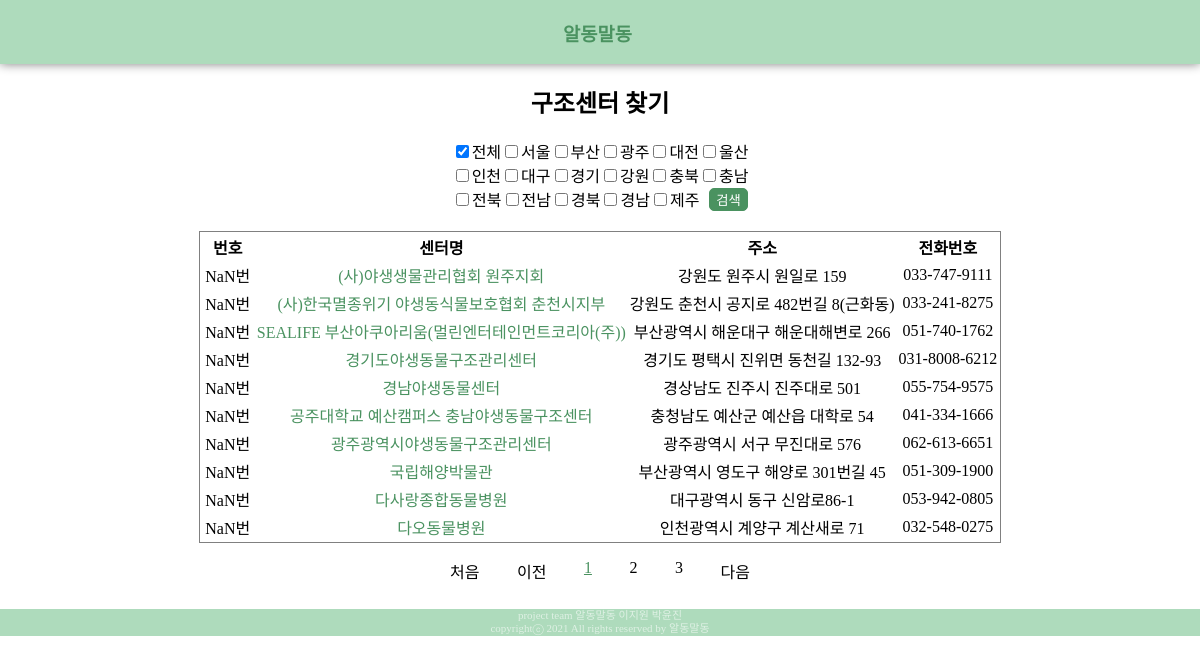
/sub1/, run on the app's committed database.
### sub1app/models.py (models this page shows, shortened)
class RescueCenter(models.Model):
    name = models.CharField(max_length=30)
    address_road = models.CharField(max_length=50)
    address_parcdel = models.CharField(max_length=50, null=True)
    latitude = models.CharField(max_length=50, null=True)
    longitude = models.CharField(max_length=50, null=True)
    opentime = models.CharField(max_length=30)
    closetime = models.CharField(max_length=30)
    dayoff = models.CharField(max_length=30, null=True)
    designated = models.DateField(null=True, )
    area = models.TextField(null=True)
    num_Vet = models.IntegerField(null=True)
    num_Researcher = models.IntegerField(null=True)
    room_consulation = models.IntegerField(null=True)
    room_operating = models.IntegerField(null=True)
    room_image = models.IntegerField(null=True)
    room_hospital = models.IntegerField(null=True)
    room_genetic = models.IntegerField(null=True)
    room_remedical = models.IntegerField(null=True)
    room_isolated = models.IntegerField(null=True)
    num_vehicle = models.IntegerField(null=True)
    box	= models.TextField(null=True)
    equipment_trep = models.TextField(null=True)
    equipment_medical = models.TextField(null=True)
    explain	= models.TextField(null=True)
    representative = models.TextField(null=True)
    tel = models.CharField(max_length = 30)
    XXX = models.CharField(max_length=30)

### sub1app/views.py (the view)
# urls.py: path('', views.searchRC, name='searchRC'),
def searchRC(request):
    context = {}
    page = request.GET.get('page', 1) #페이지 디폴트 값1
    contents = RescueCenter.objects.all()
    if request.method == "POST":
        regions = request.POST.getlist('regions[]')
        print(regions)
        if '전체' in regions :
            context['results'] = contents
            context['regions'] = ["전체"]
            return render(request, 'sub1app/searchRc.html', context)
        else :
            results = contents.filter(XXX='임시')
            for reg in regions:
                temp = contents.filter(XXX=reg)
                results  = results.union(temp)
            context['results'] = results
            context['regions'] = regions
            return render(request, 'sub1app/searchRc.html', context)
    else :
        paginator = Paginator(contents, 10)#페이지 당 10개씩
        page_obj = paginator.get_page(page)
        context['results'] = page_obj
        context['regions'] = ["전체"]
        return render(request, 'sub1app/searchRc.html', context)

### sub1app/templates/sub1app/searchRC.html (shortened to what this page needs)
{% extends 'base.html' %}
{% load static %}
{% block style %}
    <link rel="stylesheet" href="{% static 'sub1app/searchRC.css' %}"  type='text/css'>
{% endblock %}
{% block content %}
    <h2>구조센터 찾기</h2>
    <form actions="{% url 'sub1app:searchRC' %}" method = "POST">
        <div class="options">
            <input type="checkbox" name="regions[]" value="전체" {% if '전체' in regions %}checked{% endif %}> 전체
            <input type="checkbox" name="regions[]" value="서울" {% if '서울' in regions %}checked{% endif %}> 서울
            <input type="checkbox" name="regions[]" value="부산" {% if '부산' in regions %}checked{% endif %}> 부산
            <input type="checkbox" name="regions[]" value="광주" {% if '광주' in regions %}checked{% endif %}> 광주
            <input type="checkbox" name="regions[]" value="대전" {% if '대전' in regions %}checked{% endif %}> 대전
            <input type="checkbox" name="regions[]" value="울산" {% if '울산' in regions %}checked{% endif %}> 울산<br>
            <input type="checkbox" name="regions[]" value="인천" {% if '인천' in regions %}checked{% endif %}> 인천
            <input type="checkbox" name="regions[]" value="대구" {% if '대구' in regions %}checked{% endif %}> 대구
            <input type="checkbox" name="regions[]" value="경기" {% if '경기' in regions %}checked{% endif %}> 경기
            <input type="checkbox" name="regions[]" value="강원" {% if '강원' in regions %}checked{% endif %}> 강원
            <input type="checkbox" name="regions[]" value="충북" {% if '충북' in regions %}checked{% endif %}> 충북
            <input type="checkbox" name="regions[]" value="충남" {% if '충남' in regions %}checked{% endif %}> 충남<br>
            <input type="checkbox" name="regions[]" value="전북" {% if '전북' in regions %}checked{% endif %}> 전북
            <input type="checkbox" name="regions[]" value="전남" {% if '전남' in regions %}checked{% endif %}> 전남
            <input type="checkbox" name="regions[]" value="경북" {% if '경북' in regions %}checked{% endif %}> 경북
            <input type="checkbox" name="regions[]" value="경남" {% if '경남' in regions %}checked{% endif %}> 경남
            <input type="checkbox" name="regions[]" value="제주" {% if '제주' in regions %}checked{% endif %}> 제주
            <button id="searchbtn" type = "submit">검색</button>
        </div>
    </form>
    <div class="list_RC">
        <table class="data_table">
            <thead>
            <tr>
                <td style="width: 50px;"><B>번호</B></td>
                <td><B>센터명</B></td>
                <td><B>주소</B></td>
                <td><B>전화번호</B></td>
            </tr>
            </thead>
            <tbody>
            {% for data in results %}
            <tr>
                <td><span class="linum">{{ data.pk }}</span>번</td>
                <td class="link"><a href="{% url 'sub1app:center_info' data.pk %}">{{ data.name }} </a></td>
                <td>{{ data.address_road}}</td>
                <td>{{ data.tel }}</td>
            </tr>
            {% empty %}
                데이터가 없습니다.
            {% endfor %}
        </table>
    </div>
    <div class="pages">
        <ul class="pagination">
            <li class="page-item">
                <a class="page-link" href="?page=1">처음</a>
            </li>
            {% if results.has_previous %}
            <li class="page-item">
                <a class="page-link" href="?page={{ results.previous_page_number }}">이전</a>
            </li>
            {% else %}
            <li class="page-item">
                <a class="page-link" tabindex="-1" aria-disabled="true" href="#">이전</a>
            </li>
            {% endif %}
            {% for page_number in results.paginator.page_range %}
                {% if page_number >= results.number|add:-2 and page_number <= results.number|add:2 %}
                    {% if page_number == results.number %}
                    <li class="page-item-active">
                        <a class="page-link" href="?page={{ page_number }}">{{ page_number }}</a>
                    </li>
                    {% else %}
                    <li class="page-item">
                        <a class="page-link" href="?page={{ page_number }}">{{ page_number }}</a>
                    </li>
                    {% endif %}
                {% endif %}
            {% endfor %}
            {% if results.has_next %}
            <li class="page-item">
                <a class="page-link" href="?page={{ results.next_page_number }}">다음</a>
            </li>
            {% else %}
            <li class="page-item">
                <a class="page-link" tabindex="-1" aria-disabled="true" href="#">다음</a>
            </li>
            {% endif %}
        </ul>
    </div>
{% endblock %}

### templates/base.html (shortened to what this page needs)
{% load static %}
<!DOCTYPE html>
<html lang="en">
<head>
    <link rel="stylesheet" href="{% static 'base.css' %}" type="text/css">
    {% block style %}
    {% endblock %}
</head>
<body>
    <div id="top">
        <h3 id="title" ><a  href="{% url 'mainapp:main' %}">알동말동</a></h3>
    </div>
    <div id="middle">
        {% block content %}
        {% endblock %}
    </div>
    <div id='bottom'>
        project team 알동말동 이지원 박윤진<br>
        copyrightⓒ 2021 All rights reserved by 알동말동
    </div>
</body>
</html>

### static/base.css (style rules this page uses)
body { margin: 0px; background-color:white; font-family: 'SCDream'; }
#top { display: flex; justify-content: space-around; align-items: center; background-color: #AEDBBC; box-shadow: 0 0 10px gray; padding-right: 5px; }
#bottom { background-color: #AEDBBC; margin-top: 10px; font-weight: 100; font-size: 11px; color: rgba(255, 255, 255, 0.6); line-height: 120%; text-align: center; margin-bottom: 20px; }
#middle { display: flex; flex-direction: column; align-items: center; justify-content: center; }
#title a { color: #4A9260; text-decoration: none; }

### sub1app/static/sub1app/searchRC.css (style rules this page uses)
.list_RC { display:flex; flex-direction:column; border: 1px solid gray; overflow:auto; }
.pagination { display:flex; width: 300px; justify-content: space-between; list-style-type: none; padding-inline-start: 0px; }
.page-link { color: black; text-decoration-line: none; }
.page-item-active a { color: #4A9260; text-decoration-line: underline; }
.data_table { width: 100%; min-width:300px; }
.link a { color: #4A9260; text-decoration-line: none; }
.options { display: flex; width: 315px; flex-wrap: wrap; justify-content: center; align-items: center; margin-bottom: 20px; }
#searchbtn { background-color: #4A9260; color: white; border: #4A9260 solid 0.5px; border-radius: 5px; margin-left: 10px; }
td { text-align: center; }

### data on the page
RescueCenter: name "(사)야생생물관리협회 원주지회", address_road "강원도 원주시 원일로 159", tel "033-747-9111"
RescueCenter: name "(사)한국멸종위기 야생동식물보호협회 춘천시지부", address_road "강원도 춘천시 공지로 482번길 8(근화동)", tel "033-241-8275"
RescueCenter: name "SEALIFE 부산아쿠아리움(멀린엔터테인먼트코리아(주))", address_road "부산광역시 해운대구 해운대해변로 266", tel "051-740-1762"
RescueCenter: name "경기도야생동물구조관리센터", address_road "경기도 평택시 진위면 동천길 132-93", tel "031-8008-6212"
RescueCenter: name "경남야생동물센터", address_road "경상남도 진주시 진주대로 501", tel "055-754-9575"
RescueCenter: name "공주대학교 예산캠퍼스 충남야생동물구조센터", address_road "충청남도 예산군 예산읍 대학로 54", tel "041-334-1666"
RescueCenter: name "광주광역시야생동물구조관리센터", address_road "광주광역시 서구 무진대로 576", tel "062-613-6651"
RescueCenter: name "국립해양박물관", address_road "부산광역시 영도구 해양로 301번길 45", tel "051-309-1900"
RescueCenter: name "다사랑종합동물병원", address_road "대구광역시 동구 신암로86-1", tel "053-942-0805"
RescueCenter: name "다오동물병원", address_road "인천광역시 계양구 계산새로 71", tel "032-548-0275"

### other printed values
{{ page_number }} "1"
{{ page_number }} "2" "3"
